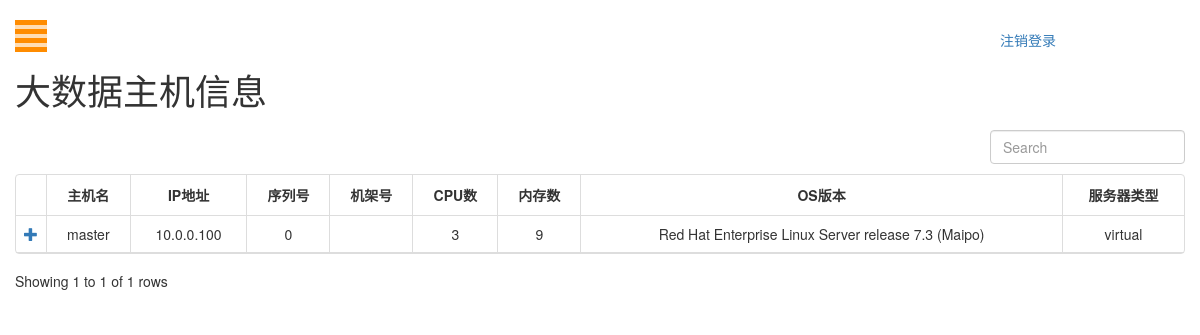
Before: /host (signed in) with the older database file.
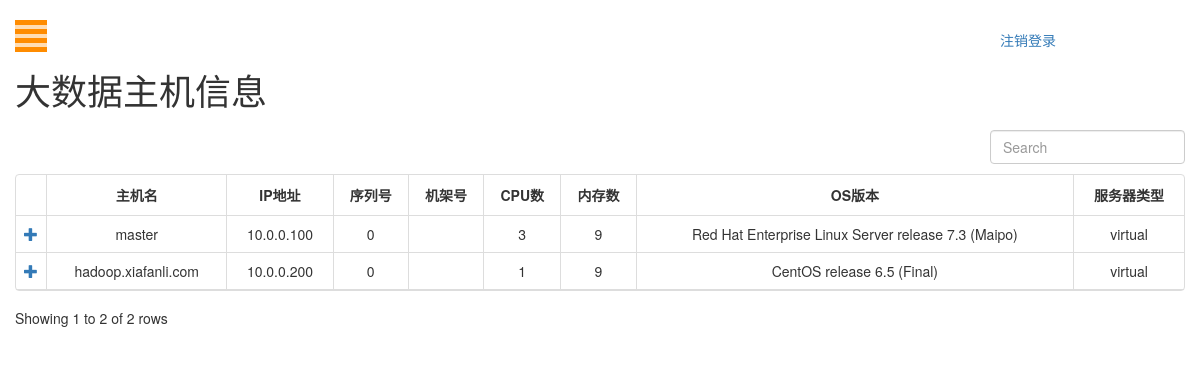
After: the same page with the newer database file.
### cmdb/models.py (models this page shows, shortened)
class HostBasicInfo(models.Model):
    host_name = models.CharField(max_length=30,  null=True, default="", blank=True)
    ip_address = models.CharField(max_length=16)
    serial = models.CharField(max_length=10, null=True, default="", blank=True)
    rack_id = models.CharField(max_length=10, null=True, default="", blank=True)
    num_cpu = models.CharField(max_length=10, default="")
    num_mem = models.CharField(max_length=10, default="")
    os_version = models.CharField(max_length=100, null=True, default="", blank=True)
    SERVER_TYPE = [('physical', 'physical'), ('virtual', 'virtual')]
    machine_type = models.CharField(max_length=10, choices=SERVER_TYPE, default="physical")

### cmdb/views.py (the view)
# urls.py: url(r'^host', host_info, name='cluster'),
@login_required(login_url="/login")
def host_info(request):
    AllhostObject = HostBasicInfo.objects.all().order_by(HostInfoFields.F_HOST_IP)
    return render(request, 'host.html', {"AllhostObject": AllhostObject})

### templates/host.html (shortened to what this page needs)
{% load static %}
<!DOCTYPE html>
<html lang="zh">
<head>
    <link rel="stylesheet" type="text/css" href="{% static 'css/bootstrap.css' %}">
    <link rel="stylesheet" type="text/css" href="{% static 'css/style.css' %}">
    <link rel="stylesheet" type="text/css" href="{% static 'bootstraptable/bootstrap-table.min.css' %}">
</head>
<body>
<div id="wrapper">
    <div id="page-content-wrapper">
        <button type="button" class="hamburger is-closed animated fadeInLeft" data-toggle="offcanvas">
            <span class="hamb-top"></span>
            <span class="hamb-middle"></span>
            <span class="hamb-bottom"></span>
        </button>
        <a class="col-md-offset-10" href="{% url 'logout' %}">注销登录</a>
        <div class="container">
            <div class="row">
                <h1>大数据主机信息</h1>
            </div>
            <div class="row">
                <table id="hdfs-table"
                       data-toggle="table"
                       data-pagination="true"
                       data-search="true"
                       data-detail-view="true"
                       data-detail-formatter="detailFormatter">
                    <thead>
                    <tr>
                        <th>主机名</th>
                        <th data-field="name">IP地址</th>
                        <th>序列号</th>
                        <th>机架号</th>
                        <th>CPU数</th>
                        <th>内存数</th>
                        <th>OS版本</th>
                        <th>服务器类型</th>
                    </tr>
                    </thead>
                    <tbody>
                    {% for object in AllhostObject %}
                        <tr>
                            <td>{{ object.host_name }}</td>
                            <td data-field="name">{{ object.ip_address }}</td>
                            <td>{{ object.serial }}</td>
                            <td>{{ object.rack_id }}</td>
                            <td>{{ object.num_cpu }}</td>
                            <td>{{ object.num_mem }}</td>
                            <td>{{ object.os_version }}</td>
                            <td>{{ object.machine_type }}</td>
                        </tr>
                    {% endfor %}
                    </tbody>
                </table>
            </div>
        </div>
    </div>
</div>
</body>
</html>

### static/css/style.css (style rules this page uses)
body { position: relative; overflow-x: hidden; }
body, html { height: 100%; background-color: white; }
#wrapper { -moz-transition: all 0.5s ease; -o-transition: all 0.5s ease; -webkit-transition: all 0.5s ease; padding-left: 0; transition: all 0.5s ease; }
#page-content-wrapper { padding-top: 30px; width: 100%; }
.hamburger { background: darkorange; border: none; display: block; height: 32px; margin-left: 15px; position: fixed; top: 20px; width: 32px; z-index: 999; }
.hamburger.is-closed:before { -webkit-transform: translate3d(0, 0, 0); -webkit-transition: all 0.35s ease-in-out; color: #ffffff; content: ''; display: block; font-size: 14px; line-height: 32px; opacity: 0; text-align: center; width: 100px; }
.hamburger.is-closed .hamb-top { -webkit-transition: all 0.35s ease-in-out; background-color: rgba(255, 255, 255, 0.7); top: 5px; }
.hamburger.is-closed .hamb-middle { background-color: rgba(255, 255, 255, 0.7); margin-top: -2px; top: 50%; }
.hamburger.is-closed .hamb-bottom { -webkit-transition: all 0.35s ease-in-out; background-color: rgba(255, 255, 255, 0.7); bottom: 5px; }
.hamburger.is-closed .hamb-top, .hamburger.is-closed .hamb-middle, .hamburger.is-closed .hamb-bottom, .hamburger.is-open .hamb-top, .hamburger.is-open .hamb-middle, .hamburger.is-open .hamb-bottom { height: 4px; left: 0; position: absolute; width: 100%; }
.table th, .table td { text-align: center; vertical-align: middle!important; }

Changed rows visible on the page:
added HostBasicInfo: host_name "hadoop.xiafanli.com", ip_address "10.0.0.200", serial "0", num_cpu "1", num_mem "9", os_version "CentOS release 6.5 (Final)", machine_type "virtual"
Other visible differences:
text written by a page script: "Showing 1 to 1 of 1 rows" → "Showing 1 to 2 of 2 rows"
